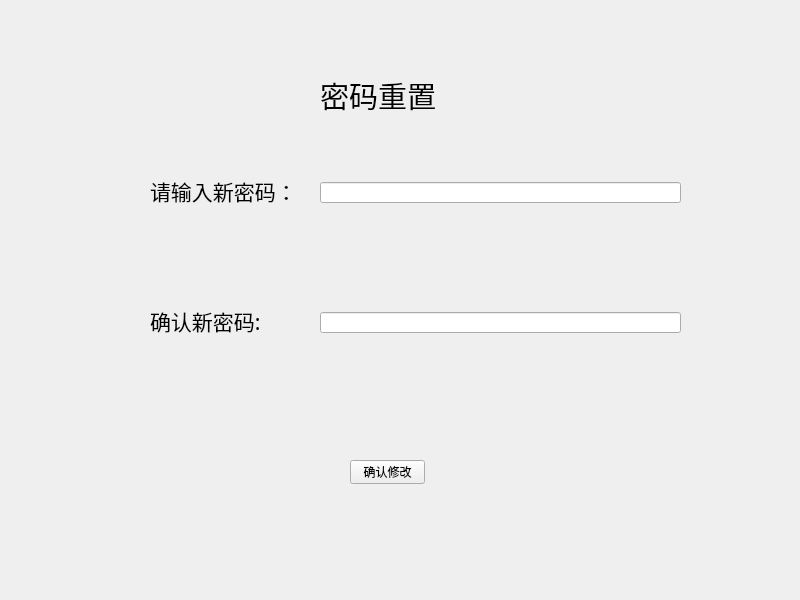
<?xml version="1.0" encoding="UTF-8"?>
<ui version="4.0">
 <class>set_pw</class>
 <widget class="QWidget" name="set_pw">
  <property name="geometry">
   <rect>
    <x>0</x>
    <y>0</y>
    <width>800</width>
    <height>600</height>
   </rect>
  </property>
  <property name="windowTitle">
   <string>Form</string>
  </property>
  <widget class="QLabel" name="label">
   <property name="geometry">
    <rect>
     <x>150</x>
     <y>170</y>
     <width>151</width>
     <height>41</height>
    </rect>
   </property>
   <property name="font">
    <font>
     <family>微软雅黑</family>
     <pointsize>16</pointsize>
    </font>
   </property>
   <property name="text">
    <string>请输入新密码：</string>
   </property>
  </widget>
  <widget class="QLabel" name="label_2">
   <property name="geometry">
    <rect>
     <x>320</x>
     <y>70</y>
     <width>151</width>
     <height>51</height>
    </rect>
   </property>
   <property name="font">
    <font>
     <family>华文琥珀</family>
     <pointsize>22</pointsize>
    </font>
   </property>
   <property name="text">
    <string>密码重置</string>
   </property>
  </widget>
  <widget class="QLineEdit" name="new_pw_edit">
   <property name="geometry">
    <rect>
     <x>320</x>
     <y>182</y>
     <width>361</width>
     <height>21</height>
    </rect>
   </property>
   <property name="echoMode">
    <enum>QLineEdit::EchoMode::Password</enum>
   </property>
  </widget>
  <widget class="QLabel" name="label_3">
   <property name="geometry">
    <rect>
     <x>150</x>
     <y>300</y>
     <width>121</width>
     <height>41</height>
    </rect>
   </property>
   <property name="font">
    <font>
     <family>微软雅黑</family>
     <pointsize>16</pointsize>
    </font>
   </property>
   <property name="text">
    <string>确认新密码:</string>
   </property>
  </widget>
  <widget class="QLineEdit" name="new_pw_confirm_edit">
   <property name="geometry">
    <rect>
     <x>320</x>
     <y>312</y>
     <width>361</width>
     <height>21</height>
    </rect>
   </property>
   <property name="echoMode">
    <enum>QLineEdit::EchoMode::Password</enum>
   </property>
  </widget>
  <widget class="QPushButton" name="confirm_button">
   <property name="geometry">
    <rect>
     <x>350</x>
     <y>460</y>
     <width>75</width>
     <height>24</height>
    </rect>
   </property>
   <property name="text">
    <string>确认修改</string>
   </property>
  </widget>
 </widget>
 <resources/>
 <connections/>
</ui>
